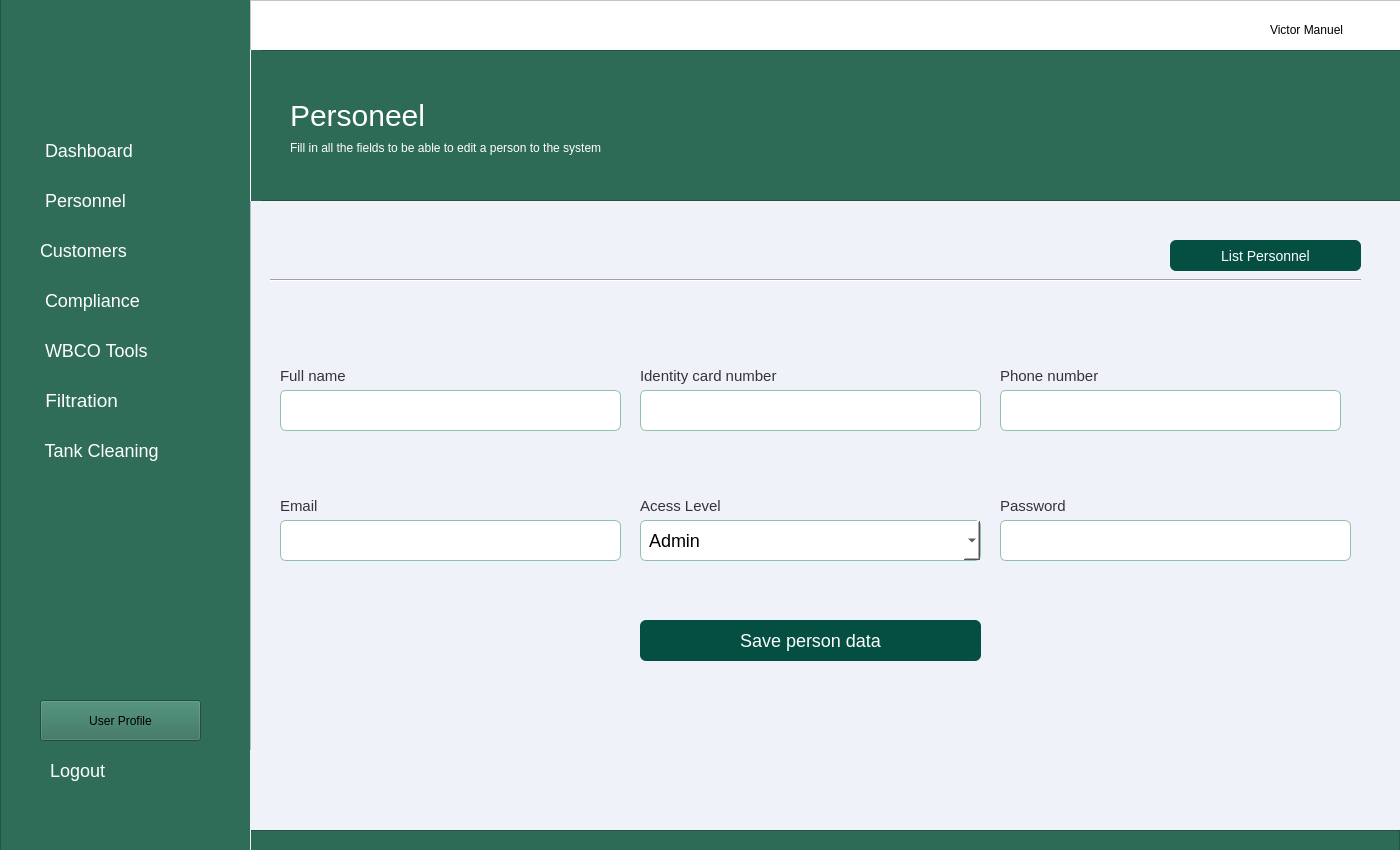
<?xml version="1.0" encoding="UTF-8"?>
<ui version="4.0">
 <class>MainWindow</class>
 <widget class="QMainWindow" name="MainWindow">
  <property name="geometry">
   <rect>
    <x>0</x>
    <y>0</y>
    <width>1400</width>
    <height>850</height>
   </rect>
  </property>
  <property name="minimumSize">
   <size>
    <width>1400</width>
    <height>850</height>
   </size>
  </property>
  <property name="maximumSize">
   <size>
    <width>1400</width>
    <height>850</height>
   </size>
  </property>
  <property name="windowTitle">
   <string>Dashboard</string>
  </property>
  <widget class="QWidget" name="centralwidget">
   <widget class="QFrame" name="frame_aside_menu">
    <property name="geometry">
     <rect>
      <x>0</x>
      <y>-10</y>
      <width>251</width>
      <height>861</height>
     </rect>
    </property>
    <property name="styleSheet">
     <string notr="true">
background-color:#2f6d58</string>
    </property>
    <property name="frameShape">
     <enum>QFrame::StyledPanel</enum>
    </property>
    <property name="frameShadow">
     <enum>QFrame::Raised</enum>
    </property>
    <widget class="QLabel" name="label_15">
     <property name="geometry">
      <rect>
       <x>10</x>
       <y>30</y>
       <width>221</width>
       <height>91</height>
      </rect>
     </property>
     <property name="styleSheet">
      <string notr="true">image: url(:/img/logo_tecsep-1-removebg-preview.png);</string>
     </property>
     <property name="text">
      <string/>
     </property>
    </widget>
    <widget class="QPushButton" name="btn_dashboard">
     <property name="geometry">
      <rect>
       <x>30</x>
       <y>140</y>
       <width>191</width>
       <height>41</height>
      </rect>
     </property>
     <property name="styleSheet">
      <string notr="true">

QPushButton#btn_dashboard{

border:none;
color:white;
font-size:18px;
border-radius: 12px;
transition: background-color 0.5s ease;
padding:10px;
text-align:left;
}

QPushButton#btn_dashboard:hover{
 background-color: #044e42;
border-radius: 12px;
transition: background-color 0.5s ease;
padding:10px;
}

QPushButton#btn_dashboard:pressed {
 background-color: #044e42;
border-radius: 12px;
background-color: #033029;
padding:10px;
 }


</string>
     </property>
     <property name="text">
      <string> Dashboard</string>
     </property>
     <property name="icon">
      <iconset>
       <normaloff>house-solid.svg</normaloff>house-solid.svg</iconset>
     </property>
     <property name="iconSize">
      <size>
       <width>25</width>
       <height>25</height>
      </size>
     </property>
     <property name="flat">
      <bool>false</bool>
     </property>
    </widget>
    <widget class="QPushButton" name="btn_compliance">
     <property name="geometry">
      <rect>
       <x>30</x>
       <y>290</y>
       <width>191</width>
       <height>41</height>
      </rect>
     </property>
     <property name="styleSheet">
      <string notr="true">QPushButton#btn_compliance{

border:none;
color:white;
font-size:18px;
border-radius: 12px;
transition: background-color 0.5s ease;
text-align:left;
padding:10px
}

QPushButton#btn_compliance:hover{
 background-color: #044e42;
border-radius: 12px;
transition: background-color 0.5s ease;
}

QPushButton#btn_compliance:pressed {
 background-color: #044e42;
border-radius: 12px;
background-color: #033029;
 }
</string>
     </property>
     <property name="text">
      <string> Compliance</string>
     </property>
     <property name="icon">
      <iconset>
       <normaloff>vial-solid.svg</normaloff>vial-solid.svg</iconset>
     </property>
     <property name="iconSize">
      <size>
       <width>25</width>
       <height>25</height>
      </size>
     </property>
     <property name="flat">
      <bool>false</bool>
     </property>
    </widget>
    <widget class="QPushButton" name="btn_wbco">
     <property name="geometry">
      <rect>
       <x>30</x>
       <y>340</y>
       <width>191</width>
       <height>41</height>
      </rect>
     </property>
     <property name="styleSheet">
      <string notr="true">QPushButton#btn_wbco{

border:none;
color:white;
font-size:18px;
border-radius: 12px;
transition: background-color 0.5s ease;
text-align:left;
padding:10px;
}

QPushButton#btn_wbco:hover{
 background-color: #044e42;
border-radius: 12px;
transition: background-color 0.5s ease;
}

QPushButton#btn_wbco:pressed {
 background-color: #044e42;
border-radius: 12px;
background-color: #033029;
 }</string>
     </property>
     <property name="text">
      <string> WBCO Tools</string>
     </property>
     <property name="icon">
      <iconset>
       <normaloff>tools.svg</normaloff>tools.svg</iconset>
     </property>
     <property name="iconSize">
      <size>
       <width>25</width>
       <height>25</height>
      </size>
     </property>
     <property name="flat">
      <bool>false</bool>
     </property>
    </widget>
    <widget class="QPushButton" name="btn_filtration">
     <property name="geometry">
      <rect>
       <x>30</x>
       <y>390</y>
       <width>191</width>
       <height>41</height>
      </rect>
     </property>
     <property name="styleSheet">
      <string notr="true">QPushButton#btn_filtration{

border:none;
color:white;
font-size:19px;
border-radius: 12px;
transition: background-color 0.5s ease;
text-align:left;
padding:10px;
}

QPushButton#btn_filtration:hover{
 background-color: #044e42;
border-radius: 12px;
transition: background-color 0.5s ease;
}

QPushButton#btn_filtration:pressed {
 background-color: #044e42;
border-radius: 12px;
background-color: #033029;
 }</string>
     </property>
     <property name="text">
      <string> Filtration</string>
     </property>
     <property name="icon">
      <iconset>
       <normaloff>oil-well-solid.svg</normaloff>oil-well-solid.svg</iconset>
     </property>
     <property name="iconSize">
      <size>
       <width>25</width>
       <height>25</height>
      </size>
     </property>
     <property name="flat">
      <bool>false</bool>
     </property>
    </widget>
    <widget class="QPushButton" name="btn_tank_cleaning">
     <property name="geometry">
      <rect>
       <x>30</x>
       <y>440</y>
       <width>191</width>
       <height>41</height>
      </rect>
     </property>
     <property name="styleSheet">
      <string notr="true">QPushButton#btn_tank_cleaning{

border:none;
color:white;
font-size:18px;
border-radius: 12px;
transition: background-color 0.5s ease;
padding:10px;
text-align:left;
}

QPushButton#btn_tank_cleaning:hover{
 background-color: #044e42;
border-radius: 12px;
transition: background-color 0.5s ease;
padding:10px;
}

QPushButton#btn_tank_cleaning:pressed {
 background-color: #044e42;
border-radius: 12px;
background-color: #033029;
 }</string>
     </property>
     <property name="text">
      <string> Tank Cleaning</string>
     </property>
     <property name="icon">
      <iconset>
       <normaloff>soap-solid.svg</normaloff>soap-solid.svg</iconset>
     </property>
     <property name="iconSize">
      <size>
       <width>25</width>
       <height>25</height>
      </size>
     </property>
     <property name="flat">
      <bool>false</bool>
     </property>
    </widget>
    <widget class="QPushButton" name="btn_user_profile">
     <property name="geometry">
      <rect>
       <x>40</x>
       <y>710</y>
       <width>161</width>
       <height>41</height>
      </rect>
     </property>
     <property name="styleSheet">
      <string notr="true">QPushButton#btn_user_profile{

border:none;
color:white;
font-size:18px;
border-radius: 12px;
transition: background-color 0.5s ease;
padding:10px;
text-align:left;
}

QPushButton#btn_user_profile:hover{
 background-color: #044e42;
border-radius: 12px;
transition: background-color 0.5s ease;
padding:10px;
}

QPushButton#btn_user_profile:pressed {
 background-color: #044e42;
border-radius: 12px;
background-color: #033029;
 }</string>
     </property>
     <property name="text">
      <string>User Profile</string>
     </property>
     <property name="icon">
      <iconset>
       <normaloff>user-solid.svg</normaloff>user-solid.svg</iconset>
     </property>
     <property name="iconSize">
      <size>
       <width>25</width>
       <height>25</height>
      </size>
     </property>
     <property name="flat">
      <bool>false</bool>
     </property>
    </widget>
    <widget class="QPushButton" name="btn_logout">
     <property name="geometry">
      <rect>
       <x>40</x>
       <y>760</y>
       <width>161</width>
       <height>41</height>
      </rect>
     </property>
     <property name="styleSheet">
      <string notr="true">QPushButton#btn_logout{

border:none;
color:white;
font-size:18px;
border-radius: 12px;
transition: background-color 0.5s ease;
padding:10px;
text-align:left;
}

QPushButton#btn_logout:hover{
 background-color: #044e42;
border-radius: 12px;
transition: background-color 0.5s ease;
padding:10px;
}

QPushButton#btn_logout:pressed {
 background-color: #044e42;
border-radius: 12px;
background-color: #033029;
 }</string>
     </property>
     <property name="text">
      <string>Logout</string>
     </property>
     <property name="icon">
      <iconset>
       <normaloff>right-from-bracket-solid.svg</normaloff>right-from-bracket-solid.svg</iconset>
     </property>
     <property name="iconSize">
      <size>
       <width>25</width>
       <height>25</height>
      </size>
     </property>
     <property name="flat">
      <bool>false</bool>
     </property>
    </widget>
    <widget class="QPushButton" name="btn_user">
     <property name="geometry">
      <rect>
       <x>30</x>
       <y>190</y>
       <width>191</width>
       <height>41</height>
      </rect>
     </property>
     <property name="styleSheet">
      <string notr="true">

QPushButton#btn_user{

border:none;
color:white;
font-size:18px;
border-radius: 12px;
transition: background-color 0.5s ease;
padding:10px;
text-align:left;
}

QPushButton#btn_user:hover{
 background-color: #044e42;
border-radius: 12px;
transition: background-color 0.5s ease;
padding:10px;
}

QPushButton#btn_user:pressed {
 background-color: #044e42;
border-radius: 12px;
background-color: #033029;
padding:10px;
 }


</string>
     </property>
     <property name="text">
      <string> Personnel</string>
     </property>
     <property name="icon">
      <iconset>
       <normaloff>user-solid.svg</normaloff>user-solid.svg</iconset>
     </property>
     <property name="iconSize">
      <size>
       <width>25</width>
       <height>25</height>
      </size>
     </property>
     <property name="flat">
      <bool>false</bool>
     </property>
    </widget>
    <widget class="QPushButton" name="btn_customer">
     <property name="geometry">
      <rect>
       <x>30</x>
       <y>240</y>
       <width>191</width>
       <height>41</height>
      </rect>
     </property>
     <property name="styleSheet">
      <string notr="true">

QPushButton#btn_customer{

border:none;
color:white;
font-size:18px;
border-radius: 12px;
transition: background-color 0.5s ease;
padding:10px;
text-align:left;
}

QPushButton#btn_customer:hover{
 background-color: #044e42;
border-radius: 12px;
transition: background-color 0.5s ease;
padding:10px;
}

QPushButton#btn_customer:pressed {
 background-color: #044e42;
border-radius: 12px;
background-color: #033029;
padding:10px;
 }


</string>
     </property>
     <property name="text">
      <string>Customers</string>
     </property>
     <property name="icon">
      <iconset>
       <normaloff>user-group-solid.svg</normaloff>user-group-solid.svg</iconset>
     </property>
     <property name="iconSize">
      <size>
       <width>25</width>
       <height>25</height>
      </size>
     </property>
     <property name="flat">
      <bool>false</bool>
     </property>
    </widget>
   </widget>
   <widget class="QFrame" name="frame">
    <property name="geometry">
     <rect>
      <x>250</x>
      <y>0</y>
      <width>1151</width>
      <height>861</height>
     </rect>
    </property>
    <property name="sizePolicy">
     <sizepolicy hsizetype="Fixed" vsizetype="Preferred">
      <horstretch>0</horstretch>
      <verstretch>0</verstretch>
     </sizepolicy>
    </property>
    <property name="minimumSize">
     <size>
      <width>1151</width>
      <height>861</height>
     </size>
    </property>
    <property name="maximumSize">
     <size>
      <width>16777215</width>
      <height>861</height>
     </size>
    </property>
    <property name="font">
     <font>
      <pointsize>11</pointsize>
     </font>
    </property>
    <property name="styleSheet">
     <string notr="true">background-color:#eff2f9;

</string>
    </property>
    <property name="frameShape">
     <enum>QFrame::StyledPanel</enum>
    </property>
    <property name="frameShadow">
     <enum>QFrame::Raised</enum>
    </property>
    <widget class="QFrame" name="frame_2">
     <property name="geometry">
      <rect>
       <x>0</x>
       <y>0</y>
       <width>1151</width>
       <height>51</height>
      </rect>
     </property>
     <property name="styleSheet">
      <string notr="true">background-color:#fff</string>
     </property>
     <property name="frameShape">
      <enum>QFrame::StyledPanel</enum>
     </property>
     <property name="frameShadow">
      <enum>QFrame::Raised</enum>
     </property>
     <widget class="QLabel" name="label_12">
      <property name="geometry">
       <rect>
        <x>1020</x>
        <y>20</y>
        <width>111</width>
        <height>20</height>
       </rect>
      </property>
      <property name="styleSheet">
       <string notr="true"/>
      </property>
      <property name="text">
       <string>Victor Manuel</string>
      </property>
     </widget>
     <widget class="QPushButton" name="pushButton_5">
      <property name="geometry">
       <rect>
        <x>980</x>
        <y>10</y>
        <width>31</width>
        <height>31</height>
       </rect>
      </property>
      <property name="styleSheet">
       <string notr="true">background-color: #fff;
border-radius:30px;
width:30px;
height:30px;</string>
      </property>
      <property name="text">
       <string/>
      </property>
      <property name="icon">
       <iconset>
        <normaloff>user_dark.svg</normaloff>user_dark.svg</iconset>
      </property>
      <property name="iconSize">
       <size>
        <width>25</width>
        <height>25</height>
       </size>
      </property>
     </widget>
    </widget>
    <widget class="QFrame" name="frame_3">
     <property name="geometry">
      <rect>
       <x>0</x>
       <y>50</y>
       <width>1151</width>
       <height>151</height>
      </rect>
     </property>
     <property name="styleSheet">
      <string notr="true">background-color:#2d6b56;</string>
     </property>
     <property name="frameShape">
      <enum>QFrame::StyledPanel</enum>
     </property>
     <property name="frameShadow">
      <enum>QFrame::Raised</enum>
     </property>
     <widget class="QLabel" name="label">
      <property name="geometry">
       <rect>
        <x>40</x>
        <y>50</y>
        <width>151</width>
        <height>31</height>
       </rect>
      </property>
      <property name="styleSheet">
       <string notr="true">font-size: 30px;
color:#fff;</string>
      </property>
      <property name="text">
       <string>Personeel</string>
      </property>
     </widget>
     <widget class="Line" name="line">
      <property name="geometry">
       <rect>
        <x>-10</x>
        <y>0</y>
        <width>21</width>
        <height>151</height>
       </rect>
      </property>
      <property name="styleSheet">
       <string notr="true">color: rgb(255, 255, 255);
border-color: rgb(255, 255, 255);</string>
      </property>
      <property name="frameShadow">
       <enum>QFrame::Plain</enum>
      </property>
      <property name="orientation">
       <enum>Qt::Vertical</enum>
      </property>
     </widget>
     <widget class="QLabel" name="label_2">
      <property name="geometry">
       <rect>
        <x>40</x>
        <y>90</y>
        <width>431</width>
        <height>16</height>
       </rect>
      </property>
      <property name="styleSheet">
       <string notr="true">color: rgb(255, 255, 255);
font: 9pt &quot;MS Shell Dlg 2&quot;;</string>
      </property>
      <property name="text">
       <string>Fill in all the fields to be able to edit a person to the system</string>
      </property>
     </widget>
    </widget>
    <widget class="QFrame" name="frame_9">
     <property name="geometry">
      <rect>
       <x>-1</x>
       <y>830</y>
       <width>1151</width>
       <height>31</height>
      </rect>
     </property>
     <property name="styleSheet">
      <string notr="true">background-color:#2d6b56;</string>
     </property>
     <property name="frameShape">
      <enum>QFrame::StyledPanel</enum>
     </property>
     <property name="frameShadow">
      <enum>QFrame::Raised</enum>
     </property>
    </widget>
    <widget class="Line" name="line_2">
     <property name="geometry">
      <rect>
       <x>-40</x>
       <y>750</y>
       <width>41</width>
       <height>151</height>
      </rect>
     </property>
     <property name="styleSheet">
      <string notr="true">color: rgb(255, 255, 255);
border-color: rgb(255, 255, 255);</string>
     </property>
     <property name="frameShadow">
      <enum>QFrame::Plain</enum>
     </property>
     <property name="orientation">
      <enum>Qt::Vertical</enum>
     </property>
    </widget>
    <widget class="Line" name="line_3">
     <property name="geometry">
      <rect>
       <x>20</x>
       <y>270</y>
       <width>1091</width>
       <height>20</height>
      </rect>
     </property>
     <property name="styleSheet">
      <string notr="true">color: rgb(255, 255, 255);
</string>
     </property>
     <property name="orientation">
      <enum>Qt::Horizontal</enum>
     </property>
    </widget>
    <widget class="QPushButton" name="btn_add_personeel">
     <property name="geometry">
      <rect>
       <x>920</x>
       <y>240</y>
       <width>191</width>
       <height>31</height>
      </rect>
     </property>
     <property name="styleSheet">
      <string notr="true">

QPushButton#btn_add_personeel{

border:none;
background-color:#044e42;
color:white;
font-size:14px;
border-radius: 6px;
transition: background-color 0.5s ease;
padding:10px;
text-align:rigth;
}

QPushButton#btn_add_personeel:hover{
 background-color: #044e42;
border-radius: 6px;
transition: background-color 0.5s ease;
padding:10px;
}

QPushButton#btn_add_personeel:pressed {
 background-color: #044e42;
border-radius: 6px;
background-color: #033029;
padding:10px;
 }
</string>
     </property>
     <property name="text">
      <string>List Personnel</string>
     </property>
     <property name="icon">
      <iconset>
       <normaloff>user-group-solid.svg</normaloff>user-group-solid.svg</iconset>
     </property>
    </widget>
    <widget class="QLineEdit" name="txt_nome">
     <property name="geometry">
      <rect>
       <x>30</x>
       <y>390</y>
       <width>341</width>
       <height>41</height>
      </rect>
     </property>
     <property name="styleSheet">
      <string notr="true">QLineEdit{


background-color:#fff;
border: 1px solid #8ec0af;
border-radius: 6px
}</string>
     </property>
     <property name="placeholderText">
      <string/>
     </property>
    </widget>
    <widget class="QLabel" name="label_3">
     <property name="geometry">
      <rect>
       <x>30</x>
       <y>360</y>
       <width>81</width>
       <height>31</height>
      </rect>
     </property>
     <property name="font">
      <font>
       <pointsize>11</pointsize>
      </font>
     </property>
     <property name="styleSheet">
      <string notr="true">color: rgb(52, 52, 52);</string>
     </property>
     <property name="text">
      <string>Full name</string>
     </property>
    </widget>
    <widget class="QLineEdit" name="txt_nome_2">
     <property name="geometry">
      <rect>
       <x>390</x>
       <y>390</y>
       <width>341</width>
       <height>41</height>
      </rect>
     </property>
     <property name="styleSheet">
      <string notr="true">QLineEdit{


background-color:#fff;
border: 1px solid #8ec0af;
border-radius: 6px
}</string>
     </property>
     <property name="placeholderText">
      <string/>
     </property>
    </widget>
    <widget class="QLineEdit" name="txt_nome_3">
     <property name="geometry">
      <rect>
       <x>750</x>
       <y>390</y>
       <width>341</width>
       <height>41</height>
      </rect>
     </property>
     <property name="styleSheet">
      <string notr="true">QLineEdit{


background-color:#fff;
border: 1px solid #8ec0af;
border-radius: 6px
}</string>
     </property>
     <property name="placeholderText">
      <string/>
     </property>
    </widget>
    <widget class="QLabel" name="label_4">
     <property name="geometry">
      <rect>
       <x>390</x>
       <y>360</y>
       <width>191</width>
       <height>31</height>
      </rect>
     </property>
     <property name="font">
      <font>
       <pointsize>11</pointsize>
      </font>
     </property>
     <property name="styleSheet">
      <string notr="true">color: rgb(52, 52, 52);</string>
     </property>
     <property name="text">
      <string>Identity card number</string>
     </property>
    </widget>
    <widget class="QLabel" name="label_5">
     <property name="geometry">
      <rect>
       <x>750</x>
       <y>360</y>
       <width>191</width>
       <height>31</height>
      </rect>
     </property>
     <property name="font">
      <font>
       <pointsize>11</pointsize>
      </font>
     </property>
     <property name="styleSheet">
      <string notr="true">color: rgb(52, 52, 52);</string>
     </property>
     <property name="text">
      <string>Phone number</string>
     </property>
    </widget>
    <widget class="QLineEdit" name="txt_nome_4">
     <property name="geometry">
      <rect>
       <x>30</x>
       <y>520</y>
       <width>341</width>
       <height>41</height>
      </rect>
     </property>
     <property name="styleSheet">
      <string notr="true">QLineEdit{


background-color:#fff;
border: 1px solid #8ec0af;
border-radius: 6px
}</string>
     </property>
     <property name="placeholderText">
      <string/>
     </property>
    </widget>
    <widget class="QLabel" name="label_6">
     <property name="geometry">
      <rect>
       <x>30</x>
       <y>490</y>
       <width>81</width>
       <height>31</height>
      </rect>
     </property>
     <property name="font">
      <font>
       <pointsize>11</pointsize>
      </font>
     </property>
     <property name="styleSheet">
      <string notr="true">color: rgb(52, 52, 52);</string>
     </property>
     <property name="text">
      <string>Email</string>
     </property>
    </widget>
    <widget class="QComboBox" name="cb_tipo_usuario">
     <property name="geometry">
      <rect>
       <x>390</x>
       <y>520</y>
       <width>341</width>
       <height>41</height>
      </rect>
     </property>
     <property name="styleSheet">
      <string notr="true">
QComboBox{


background-color:#fff;
border: 1px solid #8ec0af;
border-radius: 6px;

font-size:18px;

}</string>
     </property>
     <item>
      <property name="text">
       <string> Admin</string>
      </property>
     </item>
     <item>
      <property name="text">
       <string> Supervisor</string>
      </property>
     </item>
    </widget>
    <widget class="QLabel" name="label_7">
     <property name="geometry">
      <rect>
       <x>390</x>
       <y>490</y>
       <width>101</width>
       <height>31</height>
      </rect>
     </property>
     <property name="font">
      <font>
       <pointsize>11</pointsize>
      </font>
     </property>
     <property name="styleSheet">
      <string notr="true">color: rgb(52, 52, 52);</string>
     </property>
     <property name="text">
      <string>Acess Level</string>
     </property>
    </widget>
    <widget class="QPushButton" name="btn_salvar_user">
     <property name="geometry">
      <rect>
       <x>390</x>
       <y>620</y>
       <width>341</width>
       <height>41</height>
      </rect>
     </property>
     <property name="styleSheet">
      <string notr="true">

QPushButton#btn_salvar_user{

border:none;
background-color:#044e42;
color:white;
font-size:18px;
border-radius: 6px;
transition: background-color 0.5s ease;
padding:10px;
text-align:rigth;
}

QPushButton#btn_salvar_user:hover{
 background-color: #044e42;
border-radius: 6px;
transition: background-color 0.5s ease;
padding:10px;
}

QPushButton#btn_salvar_user:pressed {
 background-color: #044e42;
border-radius: 6px;
background-color: #033029;
padding:10px;
 }
</string>
     </property>
     <property name="text">
      <string>Save person data</string>
     </property>
     <property name="icon">
      <iconset>
       <normaloff>check-solid.svg</normaloff>check-solid.svg</iconset>
     </property>
     <property name="iconSize">
      <size>
       <width>25</width>
       <height>25</height>
      </size>
     </property>
    </widget>
    <widget class="QLineEdit" name="txt_nome_5">
     <property name="geometry">
      <rect>
       <x>750</x>
       <y>520</y>
       <width>351</width>
       <height>41</height>
      </rect>
     </property>
     <property name="styleSheet">
      <string notr="true">QLineEdit{


background-color:#fff;
border: 1px solid #8ec0af;
border-radius: 6px
}</string>
     </property>
     <property name="placeholderText">
      <string/>
     </property>
    </widget>
    <widget class="QLabel" name="label_8">
     <property name="geometry">
      <rect>
       <x>750</x>
       <y>490</y>
       <width>101</width>
       <height>31</height>
      </rect>
     </property>
     <property name="font">
      <font>
       <pointsize>11</pointsize>
      </font>
     </property>
     <property name="styleSheet">
      <string notr="true">color: rgb(52, 52, 52);</string>
     </property>
     <property name="text">
      <string>Password</string>
     </property>
    </widget>
    <zorder>label_8</zorder>
    <zorder>label_7</zorder>
    <zorder>label_6</zorder>
    <zorder>label_5</zorder>
    <zorder>label_3</zorder>
    <zorder>label_4</zorder>
    <zorder>frame_2</zorder>
    <zorder>frame_3</zorder>
    <zorder>frame_9</zorder>
    <zorder>line_2</zorder>
    <zorder>line_3</zorder>
    <zorder>btn_add_personeel</zorder>
    <zorder>txt_nome</zorder>
    <zorder>txt_nome_2</zorder>
    <zorder>txt_nome_3</zorder>
    <zorder>txt_nome_4</zorder>
    <zorder>cb_tipo_usuario</zorder>
    <zorder>btn_salvar_user</zorder>
    <zorder>txt_nome_5</zorder>
   </widget>
  </widget>
  <widget class="QMenuBar" name="menubar">
   <property name="geometry">
    <rect>
     <x>0</x>
     <y>0</y>
     <width>1400</width>
     <height>26</height>
    </rect>
   </property>
  </widget>
 </widget>
 <resources>
  <include location="../SSH/loginU64/res.qrc"/>
 </resources>
 <connections/>
</ui>
